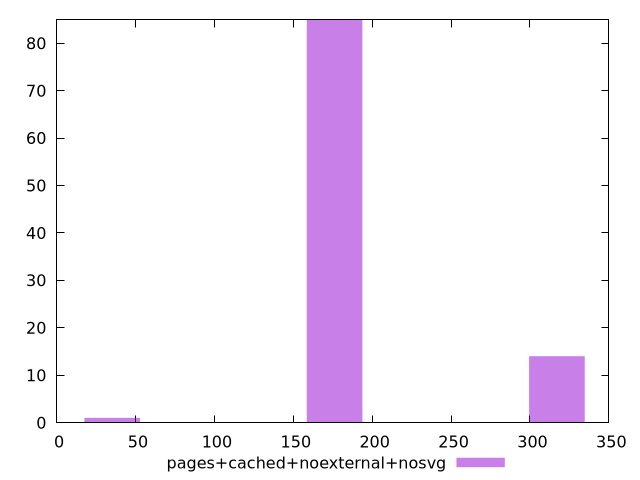

Write the gnuplot code that produced this figure.
$_pagesCachedNoexternalNosvg <<EOF
176.15049221070223 85
317.070885979264 14
35.230098442140445 1
EOF
set key outside below
set terminal pngcairo
set output "report_00005_2020-11-02T22-26-11.212Z/uses-http2/pages+cached+noexternal+nosvg//raw_hist.png"
set yrange [0:85]
set boxwidth 35.230098442140445
set style fill transparent solid 0.5 noborder
plot $_pagesCachedNoexternalNosvg title "pages+cached+noexternal+nosvg" with boxes ,
